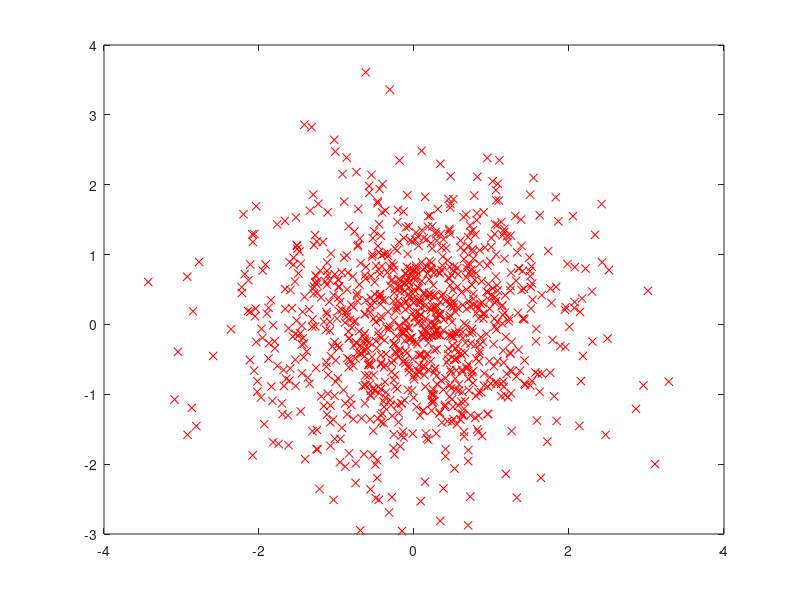

MATLAB code to generate this figure:
%% Script to manually generate clusters (2d) with normal distribution

% Gan Wei Sheng
% v20200625 - created
% v20200630 - change to multivariate normal distribution function

clear,clc
%% CLUSTER GENERATION
% x and y are set to be independent variables (Cov(x,y) = 0)

% Generation settings
cluster_num = 1;
plot_style = {'rx', 'bo', 'g^'};

% variable init
sz = [1000 100 100]; % 

% cluster1
sigma = [1,0; 0, 1]; % covariance matrix
mu = [0,0]; 
X = mvnrnd(mu, sigma, sz(1));
% 
% % cluster2
% sigma = [1,0; 0, 1]; % covariance matrix
% mu = [4,4]; 
% X2 = mvnrnd(mu, sigma, sz(2));
% 
% % cluster3
% sigma = [1,0; 0, 1]; % covariance matrix
% mu = [-2,6]; 
% X3 = mvnrnd(mu, sigma, sz(3));

% X = [X1;X2;X3]; %combine all samples into 1 matrix
%% TAGGING

C = ones(sum(sz),1); %cluster label
C(sz(1)+1:sz(1)+sz(2),:) = 2;
C(sz(1)+sz(2)+1:end,:) = 3;

%generate class_index
for i  = 1:cluster_num
    indx_class{i} = find(C==i);
end

%% Plot

for i = 1:cluster_num
    plot(X(C==i,1), X(C==i,2), plot_style{i});
    hold on
end

hold off

save('toy_1cluster.mat', 'X', 'C', 'sz', 'cluster_num', 'plot_style', 'indx_class');